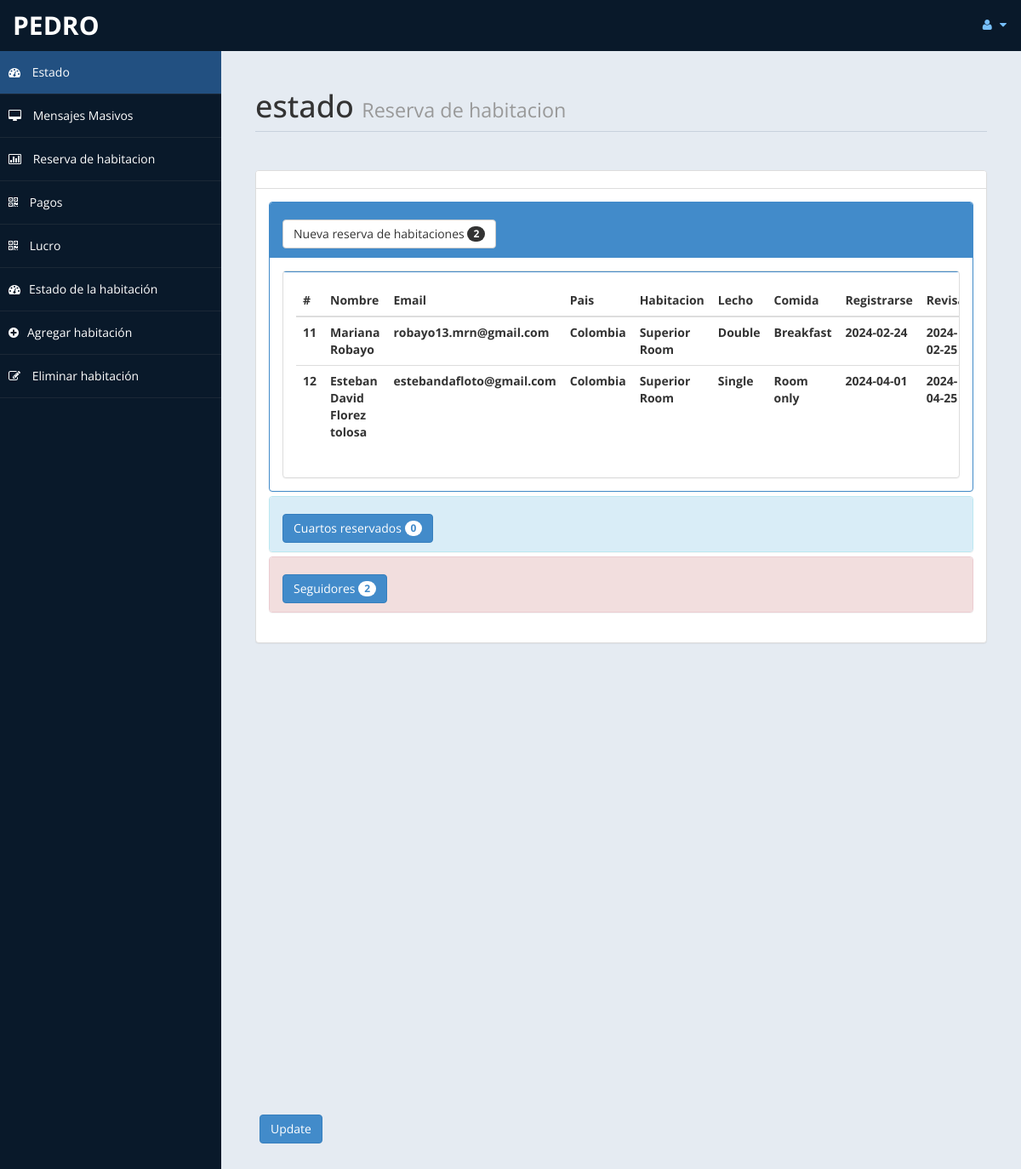
The app's page /admin/home.php (signed in) with its own data.
### tables this page shows
CREATE TABLE `roombook` (
  `id` int(10) UNSIGNED NOT NULL,
  `Title` varchar(5) DEFAULT NULL,
  `FName` text DEFAULT NULL,
  `LName` text DEFAULT NULL,
  `Email` varchar(50) DEFAULT NULL,
  `National` varchar(30) DEFAULT NULL,
  `Country` varchar(30) DEFAULT NULL,
  `Phone` text DEFAULT NULL,
  `TRoom` varchar(20) DEFAULT NULL,
  `Bed` varchar(10) DEFAULT NULL,
  `NRoom` varchar(2) DEFAULT NULL,
  `Meal` varchar(15) DEFAULT NULL,
  `cin` date DEFAULT NULL,
  `cout` date DEFAULT NULL,
  `stat` varchar(15) DEFAULT NULL,
  `nodays` int(11) DEFAULT NULL
);

### admin/home.php (the view, shortened to what this page needs)
<!DOCTYPE html>
<html xmlns="http://www.w3.org/1999/xhtml">
<head>
    <link href="assets/css/bootstrap.css" rel="stylesheet" />
    <link href="assets/css/font-awesome.css" rel="stylesheet" />
    <link href="assets/js/morris/morris-0.4.3.min.css" rel="stylesheet" />
    <link href="assets/css/custom-styles.css" rel="stylesheet" />
</head>
<body>
    <div id="wrapper">
        <nav class="navbar navbar-default top-navbar" role="navigation">
            <div class="navbar-header">
                <a class="navbar-brand" href="home.php"> <?php echo $_SESSION["user"]; ?> </a>
            </div>
            <ul class="nav navbar-top-links navbar-right">
                <li class="dropdown">
                    <a class="dropdown-toggle" data-toggle="dropdown" href="#" aria-expanded="false">
                        <i class="fa fa-user fa-fw"></i> <i class="fa fa-caret-down"></i>
                    </a>
                </li>
            </ul>
        </nav>
        <nav class="navbar-default navbar-side" role="navigation">
            <div class="sidebar-collapse">
                <ul class="nav" id="main-menu">
                    <li>
                        <a class="active-menu" href="home.php"><i class="fa fa-dashboard"></i> Estado</a>
                    </li>
                    <li>
                        <a href="messages.php"><i class="fa fa-desktop"></i> Mensajes Masivos
</a>
                    </li>
					<li>
                        <a href="roombook.php"><i class="fa fa-bar-chart-o"></i> Reserva de habitacion
</a>
                    </li>
                    <li>
                        <a href="payment.php"><i class="fa fa-qrcode"></i> Pagos</a>
                    </li>
                    <li>
                        <a  href="profit.php"><i class="fa fa-qrcode"></i> Lucro</a>
                    </li>
                    <li>
                        <a class="home-menu" href="settings.php"><i class="fa fa-dashboard"></i>Estado de la habitación</a>
                    </li>
					<li>
                        <a  href="room.php"><i class="fa fa-plus-circle"></i>Agregar habitación</a>
                    </li>
                    <li>
                        <a   href="roomdel.php"><i class="fa fa-pencil-square-o"></i> Eliminar habitación</a>
                    </li>
					</ul>
            </div>
        </nav>
        <div id="page-wrapper">
            <div id="page-inner">
                <div class="row">
                    <div class="col-md-12">
                        <h1 class="page-header">
                            estado <small>Reserva de habitacion
 </small>
                        </h1>
                    </div>
                </div>
				<?php
						include ('db.php');
						$sql = "select * from roombook";
						$re = mysqli_query($con,$sql);
						$c =0;
						while($row=mysqli_fetch_array($re) )
						{
								$new = $row['stat'];
								if($new=="Not Conform")
								{
									$c = $c + 1;
								}
						}
				?>
					<div class="row">
                <div class="col-md-12">
                    <div class="panel panel-default">
                        <div class="panel-heading">
                        </div>
                        <div class="panel-body">
                            <div class="panel-group" id="accordion">
							<div class="panel panel-primary">
                                    <div class="panel-heading">
                                        <h4 class="panel-title">
                                            <a data-toggle="collapse" data-parent="#accordion" href="#collapseTwo">
											<button class="btn btn-default" type="button">
												Nueva reserva de habitaciones
  <span class="badge"><?php echo $c ; ?></span>
											</button>
											</a>
                                        </h4>
                                    </div>
                                    <div id="collapseTwo" class="panel-collapse in" style="height: auto;">
                                        <div class="panel-body">
                                           <div class="panel panel-default">
                        <div class="panel-body">
                            <div class="table-responsive">
                                <table class="table">
                                    <thead>
                                        <tr>
                                            <th>#</th>
                                            <th>Nombre</th>
                                            <th>Email</th>
                                            <th>Pais</th>
											<th>Habitacion</th>
											<th>Lecho</th>
											<th>Comida</th>
											<th>Registrarse</th>
											<th>Revisa</th>
                                        </tr>
                                    </thead>
                                    <tbody>
									<?php
									$tsql = "select * from roombook";
									$tre = mysqli_query($con,$tsql);
									while($trow=mysqli_fetch_array($tre) )
									{
										$co =$trow['stat'];
										if($co=="Not Conform")
										{
											echo"<tr>
												<th>".$trow['id']."</th>
												<th>".$trow['FName']." ".$trow['LName']."</th>
												<th>".$trow['Email']."</th>
												<th>".$trow['Country']."</th>
												<th>".$trow['TRoom']."</th>
												<th>".$trow['Bed']."</th>
												<th>".$trow['Meal']."</th>
												<th>".$trow['cin']."</th>
												<th>".$trow['cout']."</th>
												<th>".$trow['stat']."</th>
												<th><a href='roombook.php?rid=".$trow['id']." ' class='btn btn-primary'>Action</a></th>
												</tr>";
										}
									}
									?>
                                    </tbody>
                                </table>
                            </div>
                        </div>
                    </div>
                                        </div>
                                    </div>
                                </div>
								<?php
								$r =0;
								?>
                                <div class="panel panel-info">
                                    <div class="panel-heading">
                                        <h4 class="panel-title">
                                            <a data-toggle="collapse" data-parent="#accordion" href="#collapseOne" class="collapsed">
											<button class="btn btn-primary" type="button">
												 Cuartos reservados
 <span class="badge"><?php echo $r ; ?></span>
											</button>
											</a>
                                        </h4>
                                    </div>
                                </div>
                                <?php
								$fsql = "SELECT * FROM `contact`";
								$fre = mysqli_query($con,$fsql);
								$f =0;
								while($row=mysqli_fetch_array($fre) )
								{
										$f = $f + 1;
								}
								?>
                                <div class="panel panel-danger">
                                    <div class="panel-heading">
                                        <h4 class="panel-title">
                                            <a data-toggle="collapse" data-parent="#accordion" href="#collapseThree" class="collapsed">
											<button class="btn btn-primary" type="button">
												 Seguidores  <span class="badge"><?php echo $f ; ?></span>
											</button>
											</a>
                                        </h4>
                                    </div>
                                    </div>
                                </div>
                            </div>
                        </div>
                    </div>
                </div>
            </div>
				<div class='panel-body'>
                            <button class='btn btn-primary btn' data-toggle='modal' data-target='#myModal'>
                              Update
                            </button>
                            </div>
                        </div>
            </div>
</body>
</html>

### admin/assets/css/custom-styles.css (style rules this page uses)
body { font-family: 'Open Sans', sans-serif; }
#wrapper { width: 100%; background:#09192A; }
#page-wrapper { padding: 15px 15px; min-height: 600px; background:#E5EBF2; }
#page-inner { width:100%; margin:10px 20px 10px 0px; background-color:transparent; padding:10px; min-height:1200px; }
h1, .h1, h2, .h2, h3, .h3 { margin-top: 7px; margin-bottom: -5px; }
h4 { padding-top:10px; }
.page-header { padding-bottom: 9px; margin: 10px 0 45px; border-bottom: 1px solid #C7D1DD; }
.panel-default > .panel-heading { color: #000; background-color: #FFFFFF; border-color: #ddd; font-weight:bold; }
.top-navbar { margin:0px; }
.top-navbar .navbar-brand { color: #fff; width: 260px; text-align: left; height: 60px; font-size: 30px; font-weight: 700; text-transform: uppercase; line-height: 30px; }
.top-navbar .nav > li { position: relative; display: inline-block; }
.top-navbar .nav > li > a { position: relative; display: block; padding: 19px 15px; color: #77C0FD; }
.active-menu { background-color:#225081!important; }
.sidebar-collapse , .sidebar-collapse .nav { background:none; }
.sidebar-collapse .nav { padding:0; }
.sidebar-collapse .nav > li > a { color:#fff; background:transparent; text-shadow:none; }
.sidebar-collapse > .nav > li > a { padding:15px 10px; }
.sidebar-collapse > .nav > li { border-bottom: 1px solid rgba(107, 108, 109, 0.19); }
.navbar-side { border:none; background-color: transparent; }
.top-navbar { background:#09192A; border-bottom:none; }
.top-navbar .nav > li > a > i { margin-right: 2px; }
.navbar-default { border:0px solid black; }
.navbar-header { background: #09192A; }
.nav > li > a > i { margin-right:10px; }
@media (min-width:768px) { #page-wrapper { margin: 0 0 0 260px; padding: 15px 30px; min-height: 1200px; } }
@media (min-width:768px) { .navbar-side { z-index: 1; position: absolute; width: 260px; } }
@media (min-width:768px) { .navbar { border-radius: 0px; } }

### records on screen
roombook: id "11", FName "Mariana", LName "Robayo", Email "robayo13.mrn@gmail.com", Country "Colombia", TRoom "Superior Room", Bed "Double", Meal "Breakfast", cin "2024-02-24", cout "2024-02-25"
roombook: id "12", FName "Esteban David Florez", LName "tolosa", Email "estebandafloto@gmail.com", Country "Colombia", TRoom "Superior Room", Bed "Single", Meal "Room only", cin "2024-04-01", cout "2024-04-25"

### other values on screen
$_SESSION["user"] "PEDRO"
$c "2"
$r "0"
$f "2"
